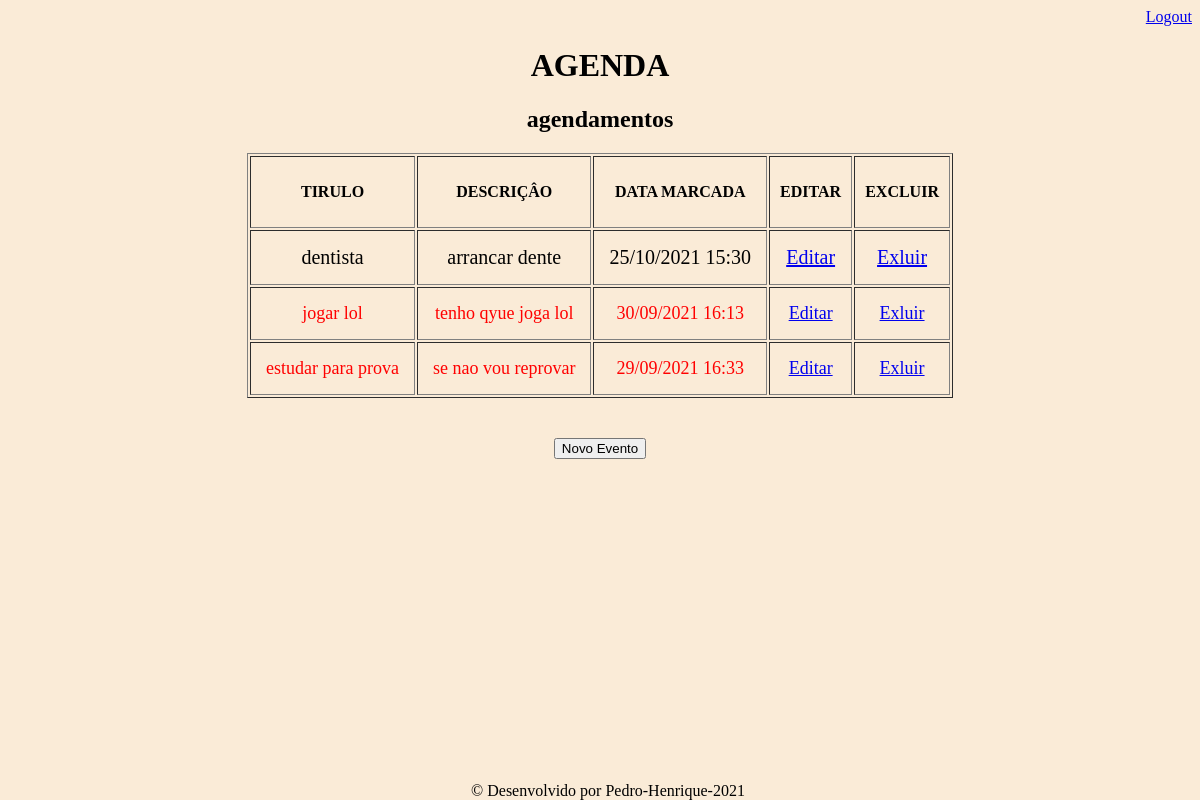
Page /agenda/ (signed in) on the committed database.
### core/models.py (models this page shows, shortened)
class Evento(models.Model):
    titulo = models.CharField(max_length=100)
    descricao = models.TextField(blank=True,null=True)
    dataEvemto = models.DateTimeField()
    dataCriacao = models.DateTimeField(auto_now=True)
    usuario = models.ForeignKey(User, on_delete=models.CASCADE)
    class Meta:
        db_table = 'evento'
    def getDataEvento(self):
        return self.dataEvemto.strftime('%d/%m/%Y %H:%M')
    def getEventoAtrasado(self):
        if self.dataEvemto < datetime.now():
            return True
        else:
            return False

### core/views.py (the view)
# urls.py: path('agenda/', views.listaEventos),
@login_required(login_url='/login/')
def listaEventos(request):
    user = request.user
    dataAtual = datetime.now() - timedelta(hours=1)
    evento = Evento.objects.filter(usuario=user)
    dados = {'eventos':evento}
    return render(request,'agenda.html',dados)

### templates/agenda.html
{% extends "model-page.html"%}
{% block content %}
    <table border="1">
        <h2>agendamentos</h2>
        <tr>
            <th>TIRULO</th>
            <th>DESCRIÇÂO</th>
            <th>DATA MARCADA</th>
            <th>EDITAR </th>
            <th>EXCLUIR</th>
        </tr>
        {% for evento in eventos %}
            {% if evento.getEventoAtrasado %}
                <tr style="font-size:18px; color: red;">
                    <div>
                        <td>{{ evento.titulo }}</td>
                    <td>{{evento.descricao}}</td>
                    <td>{{evento.getDataEvento}}</td>
                    <td><a href="evento/?id={{evento.id}}">Editar</a></td>
                    <td><a href="evento/delete/{{evento.id}}/">Exluir</a></td>
                    </div>
                </tr>
           {% else %}
                <tr style="font-size:20px">
                    <div>
                        <td>{{ evento.titulo }}</td>
                    <td>{{evento.descricao}}</td>
                    <td>{{evento.getDataEvento}}</td>
                    <td><a href="evento/?id={{evento.id}}">Editar</a></td>
                    <td><a href="evento/delete/{{evento.id}}/">Exluir</a></td>
                    </div>
                </tr>
           {% endif %}
        {% endfor %}
    </table>
    <a href="evento/">
        <button type="button">Novo Evento</button>
    </a>
{% endblock %}

### templates/model-page.html
<!DOCTYPE html>
<html lang="en">
<head>
    {% include "model-header.html" %}
</head>
<body>
    {% block content %} {% endblock %}
    <div id="footer">
        {% include "model-footer.html" %}
    </div>
</body>
</html>

### templates/model-header.html (shortened to what this page needs)
    {% load static %}
    <link rel="stylesheet" href="{% static 'css/estilo.css' %}">
    <div align="right">
        <a href="/logout">Logout</a>
    </div>
    <h1>AGENDA</h1>

### templates/model-footer.html
<span>&copy; Desenvolvido por Pedro-Henrique-2021</span>

### static/css/estilo.css (style rules this page uses)
body { background-color: antiquewhite; text-align:center; }
table { text-align: center; margin: auto; margin-bottom: 40px; }
table tr td,table tr th { padding: 15px; }
table tr th { height: 50px; padding:10px; }
#footer { bottom: 0; width: 100%; position: fixed; }

### rows in the picture
Evento: titulo "dentista", descricao "arrancar dente", getDataEvento "25/10/2021 15:30"
Evento: titulo "jogar lol", descricao "tenho qyue joga lol", getDataEvento "30/09/2021 16:13"
Evento: titulo "estudar para prova", descricao "se nao vou reprovar", getDataEvento "29/09/2021 16:33"
